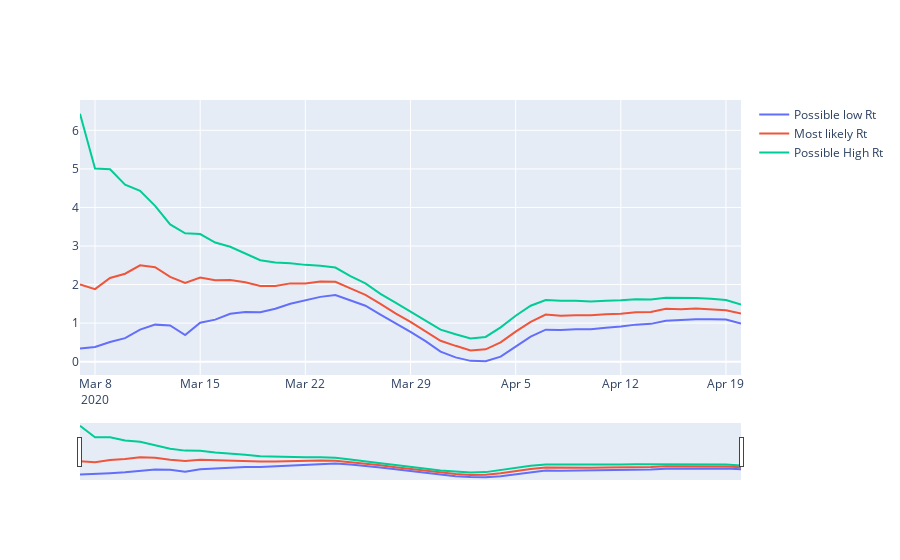

The notebook cell saved with this chart:
### Code cell
df_rt = pd.read_csv('data-CiK32.csv')

fig_rt = go.Figure()
fig_rt.add_trace(
    go.Scatter(
        y=df_rt['Possible low Rt'],
        x=df_rt.date,
        name= 'Possible low Rt'
    ))
fig_rt.add_trace(
    go.Scatter(
        y=df_rt['Most likely Rt'],
        x=df_rt.date,
       name= 'Most likely Rt'
    ))
fig_rt.add_trace(
    go.Scatter(
        y=df_rt['Possible High Rt'],
        x=df_rt.date,
        name= 'Possible High Rt'
    ))

fig_rt.update_layout(hovermode='x',
                     xaxis=dict(
                         rangeslider=dict(
                             visible = True),
        type='date'
    ))
